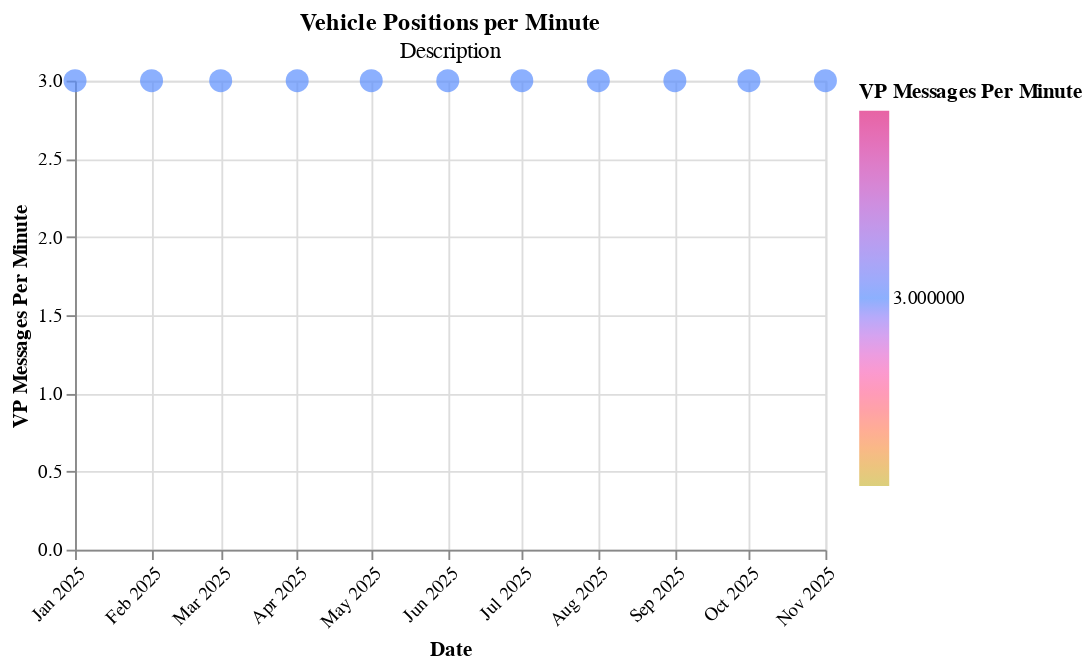

Write notebook code for a chart like this one.
### Code cell
_operator_grain_route_dir_visuals.configure_chart(
    vp_df,
    width=400,
    height=250,
    title="Vehicle Positions per Minute",
    subtitle="Description",
)

### Figure 1 — Vega-Lite specification as saved in the notebook (floating-point values rounded to 4 significant figures)
{"config": {"view": {"continuousWidth": 300, "continuousHeight": 300}}, "data": {"name": "data-cc9790553d975f73fdb4c601bdf3effd"}, "mark": {"type": "circle", "size": 150}, "encoding": {"color": {"field": "VP Messages Per Minute", "scale": {"range": ["#ccbb44", "#5b8efd", "#dd217d"]}, "title": "VP Messages Per Minute", "type": "quantitative"}, "tooltip": [{"field": "Date", "type": "temporal"}, {"field": "VP Messages Per Minute", "type": "quantitative"}], "x": {"axis": {"format": "%b %Y", "labelAngle": -45}, "field": "Date", "title": "Date", "type": "temporal"}, "y": {"field": "VP Messages Per Minute", "title": "VP Messages Per Minute", "type": "quantitative"}}, "height": 250, "title": {"text": ["Vehicle Positions per Minute"], "subtitle": ["Description"]}, "width": 400, "$schema": "https://vega.github.io/schema/vega-lite/v5.20.1.json", "datasets": {"data-cc9790553d975f73fdb4c601bdf3effd": [{"Date": "2025-08-01T00:00:00", "Analysis Name": "City and County of San Francisco", "VP Name": "Bay Area 511 Muni VehiclePositions", "TU Name": "Bay Area 511 Muni TripUpdates", "N Trips": 180014, "Day Type": "Weekday", "Daily Trips": 9474.0, "Ttl Service Hours": 406700000.0, "N Routes": 68.0, "N Days": 19, "VP Messages Per Minute": 3.0, "N VP Trips": 172159, "Daily VP Trips": 9061.0, "Pct VP Trips": 0.957, "N VP Routes": 1.0, "Pct VP Service Hours": 0.0, "TU Messages Per Minute": 2.9, "N TU Trips": 175245, "Daily TU Trips": 9223.0, "Pct TU Trips": 0.973, "N TU Routes": 1.0, "Pct TU Service Hours": 0.0, "TU Messages Per Second": 20.69, "VP Messages Per Second": 20.0, "Percent of Trips with Trip Updates": 97.35, "Percent of Trips with Vehicle Positions": 95.64}, {"Date": "2025-01-01T00:00:00", "Analysis Name": "City and County of San Francisco", "VP Name": "Bay Area 511 Muni VehiclePositions", "TU Name": "Bay Area 511 Muni TripUpdates", "N Trips": 179748, "Day Type": "Weekday", "Daily Trips": 9460.0, "Ttl Service Hours": 411800000.0, "N Routes": 67.79, "N Days": 19, "VP Messages Per Minute": 3.0, "N VP Trips": 167314, "Daily VP Trips": 8806.0, "Pct VP Trips": 0.931, "N VP Routes": 1.0, "Pct VP Service Hours": 0.0, "TU Messages Per Minute": 2.8, "N TU Trips": 173033, "Daily TU Trips": 9107.0, "Pct TU Trips": 0.961, "N TU Routes": 1.0, "Pct TU Service Hours": 0.0, "TU Messages Per Second": 21.43, "VP Messages Per Second": 20.0, "Percent of Trips with Trip Updates": 96.26, "Percent of Trips with Vehicle Positions": 93.08}, {"Date": "2025-10-01T00:00:00", "Analysis Name": "City and County of San Francisco", "VP Name": "Bay Area 511 Muni VehiclePositions", "TU Name": "Bay Area 511 Muni TripUpdates", "N Trips": 216259, "Day Type": "Weekday", "Daily Trips": 9403.0, "Ttl Service Hours": 488200000.0, "N Routes": 67.65, "N Days": 23, "VP Messages Per Minute": 3.0, "N VP Trips": 202722, "Daily VP Trips": 8814.0, "Pct VP Trips": 0.937, "N VP Routes": 1.0, "Pct VP Service Hours": 0.0, "TU Messages Per Minute": 2.9, "N TU Trips": 207066, "Daily TU Trips": 9003.0, "Pct TU Trips": 0.956, "N TU Routes": 1.0, "Pct TU Service Hours": 0.0, "TU Messages Per Second": 20.69, "VP Messages Per Second": 20.0, "Percent of Trips with Trip Updates": 95.75, "Percent of Trips with Vehicle Positions": 93.74}, {"Date": "2025-11-01T00:00:00", "Analysis Name": "City and County of San Francisco", "VP Name": "Bay Area 511 Muni VehiclePositions", "TU Name": "Bay Area 511 Muni TripUpdates", "N Trips": 132602, "Day Type": "Weekday", "Daily Trips": 9472.0, "Ttl Service Hours": 299400000.0, "N Routes": 68.0, "N Days": 14, "VP Messages Per Minute": 3.0, "N VP Trips": 115751, "Daily VP Trips": 8268.0, "Pct VP Trips": 0.872, "N VP Routes": 1.0, "Pct VP Service Hours": 0.0, "TU Messages Per Minute": 2.9, "N TU Trips": 119237, "Daily TU Trips": 8517.0, "Pct TU Trips": 0.9, "N TU Routes": 1.0, "Pct TU Service Hours": 0.0, "TU Messages Per Second": 20.69, "VP Messages Per Second": 20.0, "Percent of Trips with Trip Updates": 89.92, "Percent of Trips with Vehicle Positions": 87.29}, {"Date": "2025-09-01T00:00:00", "Analysis Name": "City and County of San Francisco", "VP Name": "Bay Area 511 Muni VehiclePositions", "TU Name": "Bay Area 511 Muni TripUpdates", "N Trips": 206786, "Day Type": "Weekday", "Daily Trips": 9399.0, "Ttl Service Hours": 467000000.0, "N Routes": 67.64, "N Days": 22, "VP Messages Per Minute": 3.0, "N VP Trips": 195904, "Daily VP Trips": 8905.0, "Pct VP Trips": 0.947, "N VP Routes": 1.0, "Pct VP Service Hours": 0.0, "TU Messages Per Minute": 2.9, "N TU Trips": 199972, "Daily TU Trips": 9090.0, "Pct TU Trips": 0.968, "N TU Routes": 1.0, "Pct TU Service Hours": 0.0, "TU Messages Per Second": 20.69, "VP Messages Per Second": 20.0, "Percent of Trips with Trip Updates": 96.7, "Percent of Trips with Vehicle Positions": 94.74}, {"Date": "2025-07-01T00:00:00", "Analysis Name": "City and County of San Francisco", "VP Name": "Bay Area 511 Muni VehiclePositions", "TU Name": "Bay Area 511 Muni TripUpdates", "N Trips": 208105, "Day Type": "Weekday", "Daily Trips": 9459.0, "Ttl Service Hours": 469700000.0, "N Routes": 68.0, "N Days": 22, "VP Messages Per Minute": 3.0, "N VP Trips": 198631, "Daily VP Trips": 9029.0, "Pct VP Trips": 0.955, "N VP Routes": 1.0, "Pct VP Service Hours": 0.0, "TU Messages Per Minute": 2.9, "N TU Trips": 201923, "Daily TU Trips": 9178.0, "Pct TU Trips": 0.971, "N TU Routes": 1.0, "Pct TU Service Hours": 0.0, "TU Messages Per Second": 20.69, "VP Messages Per Second": 20.0, "Percent of Trips with Trip Updates": 97.03, "Percent of Trips with Vehicle Positions": 95.45}, {"Date": "2025-02-01T00:00:00", "Analysis Name": "City and County of San Francisco", "VP Name": "Bay Area 511 Muni VehiclePositions", "TU Name": "Bay Area 511 Muni TripUpdates", "N Trips": 123268, "Day Type": "Weekday", "Daily Trips": 9482.0, "Ttl Service Hours": 282900000.0, "N Routes": 68.38, "N Days": 13, "VP Messages Per Minute": 3.0, "N VP Trips": 115204, "Daily VP Trips": 8862.0, "Pct VP Trips": 0.934, "N VP Routes": 1.0, "Pct VP Service Hours": 0.0, "TU Messages Per Minute": 2.9, "N TU Trips": 118783, "Daily TU Trips": 9137.0, "Pct TU Trips": 0.965, "N TU Routes": 1.0, "Pct TU Service Hours": 0.0, "TU Messages Per Second": 20.69, "VP Messages Per Second": 20.0, "Percent of Trips with Trip Updates": 96.36, "Percent of Trips with Vehicle Positions": 93.46}, {"Date": "2025-04-01T00:00:00", "Analysis Name": "City and County of San Francisco", "VP Name": "Bay Area 511 Muni VehiclePositions", "TU Name": "Bay Area 511 Muni TripUpdates", "N Trips": 210683, "Day Type": "Weekday", "Daily Trips": 9576.0, "Ttl Service Hours": 485200000.0, "N Routes": 69.0, "N Days": 22, "VP Messages Per Minute": 3.0, "N VP Trips": 200194, "Daily VP Trips": 9100.0, "Pct VP Trips": 0.95, "N VP Routes": 1.0, "Pct VP Service Hours": 0.0, "TU Messages Per Minute": 2.9, "N TU Trips": 202545, "Daily TU Trips": 9207.0, "Pct TU Trips": 0.962, "N TU Routes": 1.0, "Pct TU Service Hours": 0.0, "TU Messages Per Second": 20.69, "VP Messages Per Second": 20.0, "Percent of Trips with Trip Updates": 96.14, "Percent of Trips with Vehicle Positions": 95.02}, {"Date": "2025-05-01T00:00:00", "Analysis Name": "City and County of San Francisco", "VP Name": "Bay Area 511 Muni VehiclePositions", "TU Name": "Bay Area 511 Muni TripUpdates", "N Trips": 208962, "Day Type": "Weekday", "Daily Trips": 9498.0, "Ttl Service Hours": 479900000.0, "N Routes": 69.09, "N Days": 22, "VP Messages Per Minute": 3.0, "N VP Trips": 198843, "Daily VP Trips": 9038.0, "Pct VP Trips": 0.951, "N VP Routes": 1.0, "Pct VP Service Hours": 0.0, "TU Messages Per Minute": 2.9, "N TU Trips": 202749, "Daily TU Trips": 9216.0, "Pct TU Trips": 0.97, "N TU Routes": 1.0, "Pct TU Service Hours": 0.0, "TU Messages Per Second": 20.69, "VP Messages Per Second": 20.0, "Percent of Trips with Trip Updates": 97.03, "Percent of Trips with Vehicle Positions": 95.16}, {"Date": "2025-06-01T00:00:00", "Analysis Name": "City and County of San Francisco", "VP Name": "Bay Area 511 Muni VehiclePositions", "TU Name": "Bay Area 511 Muni TripUpdates", "N Trips": 180464, "Day Type": "Weekday", "Daily Trips": 9498.0, "Ttl Service Hours": 412700000.0, "N Routes": 68.68, "N Days": 19, "VP Messages Per Minute": 3.0, "N VP Trips": 169488, "Daily VP Trips": 8920.0, "Pct VP Trips": 0.939, "N VP Routes": 1.0, "Pct VP Service Hours": 0.0, "TU Messages Per Minute": 2.9, "N TU Trips": 173516, "Daily TU Trips": 9132.0, "Pct TU Trips": 0.961, "N TU Routes": 1.0, "Pct TU Service Hours": 0.0, "TU Messages Per Second": 20.69, "VP Messages Per Second": 20.0, "Percent of Trips with Trip Updates": 96.15, "Percent of Trips with Vehicle Positions": 93.92}, {"Date": "2025-03-01T00:00:00", "Analysis Name": "City and County of San Francisco", "VP Name": "Bay Area 511 Muni VehiclePositions", "TU Name": "Bay Area 511 Muni TripUpdates", "N Trips": 105472, "Day Type": "Weekday", "Daily Trips": 9588.0, "Ttl Service Hours": 243000000.0, "N Routes": 69.0, "N Days": 11, "VP Messages Per Minute": 3.0, "N VP Trips": 99790, "Daily VP Trips": 9072.0, "Pct VP Trips": 0.945, "N VP Routes": 1.0, "Pct VP Service Hours": 0.0, "TU Messages Per Minute": 2.9, "N TU Trips": 101440, "Daily TU Trips": 9222.0, "Pct TU Trips": 0.962, "N TU Routes": 1.0, "Pct TU Service Hours": 0.0, "TU Messages Per Second": 20.69, "VP Messages Per Second": 20.0, "Percent of Trips with Trip Updates": 96.18, "Percent of Trips with Vehicle Positions": 94.61}]}}
